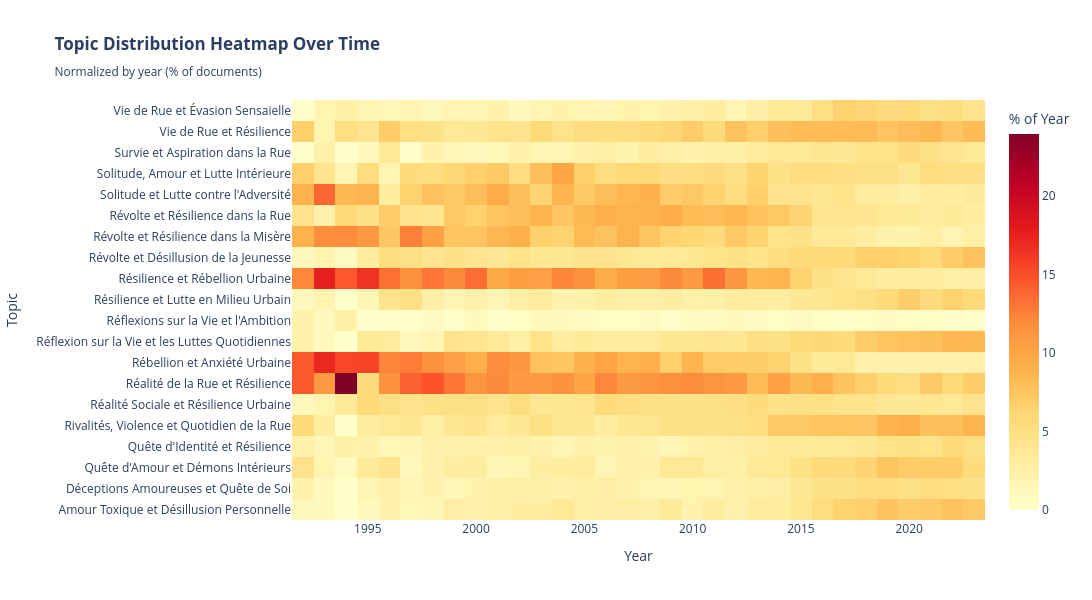

The notebook cell this image was saved under:
### Code cell
print("\n" + "=" * 80)
print("VISUALIZATION 2: HEATMAP OF TOPIC INTENSITY OVER TIME")
print("=" * 80)

# 2. Heatmap - Topics × Years with intensity
pivot_data = temporal_df.pivot_table(
    values='Count', 
    index='Label', 
    columns='Year', 
    aggfunc='sum',
    fill_value=0
)

# Normalize by year to see relative importance
pivot_normalized = pivot_data.div(pivot_data.sum(axis=0), axis=1) * 100

fig2 = go.Figure(data=go.Heatmap(
    z=pivot_normalized.values,
    x=pivot_normalized.columns,
    y=pivot_normalized.index,
    colorscale='YlOrRd',
    colorbar=dict(title='% of Year')
))

fig2.update_layout(
    title="<b>Topic Distribution Heatmap Over Time</b><br><sub>Normalized by year (% of documents)</sub>",
    xaxis_title="Year",
    yaxis_title="Topic",
    height=600,
    width=1200,
    template="plotly_white"
)

fig2.write_html("viz_02_heatmap_topics_years.html")
print("✓ Saved: viz_02_heatmap_topics_years.html")

fig2

### Figure 1 — Plotly figure (JSON) as saved in the notebook; plotly's stock layout.template omitted (floating-point values rounded to 4 significant figures; data arrays with more than 128 entries replaced by an {"elided": "..."} marker saying what was removed)
{"data": [{"colorbar": {"title": {"text": "% of Year"}}, "colorscale": [[0, "rgb(255,255,204)"], [0.125, "rgb(255,237,160)"], [0.25, "rgb(254,217,118)"], [0.375, "rgb(254,178,76)"], [0.5, "rgb(253,141,60)"], [0.625, "rgb(252,78,42)"], [0.75, "rgb(227,26,28)"], [0.875, "rgb(189,0,38)"], [1, "rgb(128,0,38)"]], "type": "heatmap", "x": [1992, 1993, 1994, 1995, 1996, 1997, 1998, 1999, 2000, 2001, 2002, 2003, 2004, 2005, 2006, 2007, 2008, 2009, 2010, 2011, 2012, 2013, 2014, 2015, 2016, 2017, 2018, 2019, 2020, 2021, 2022, 2023], "y": ["Amour Toxique et Désillusion Personnelle", "Déceptions Amoureuses et Quête de Soi", "Quête d'Amour et Démons Intérieurs", "Quête d'Identité et Résilience", "Rivalités, Violence et Quotidien de la Rue", "Réalité Sociale et Résilience Urbaine", "Réalité de la Rue et Résilience", "Rébellion et Anxiété Urbaine", "Réflexion sur la Vie et les Luttes Quotidiennes", "Réflexions sur la Vie et l'Ambition", "Résilience et Lutte en Milieu Urbain", "Résilience et Rébellion Urbaine", "Révolte et Désillusion de la Jeunesse", "Révolte et Résilience dans la Misère", "Révolte et Résilience dans la Rue", "Solitude et Lutte contre l'Adversité", "Solitude, Amour et Lutte Intérieure", "Survie et Aspiration dans la Rue", "Vie de Rue et Résilience", "Vie de Rue et Évasion Sensaielle"], "z": {"elided": "20x32 float values"}}], "layout": {"height": 600, "title": {"text": "<b>Topic Distribution Heatmap Over Time</b><br><sub>Normalized by year (% of documents)</sub>"}, "width": 1200, "xaxis": {"title": {"text": "Year"}}, "yaxis": {"title": {"text": "Topic"}}}}
